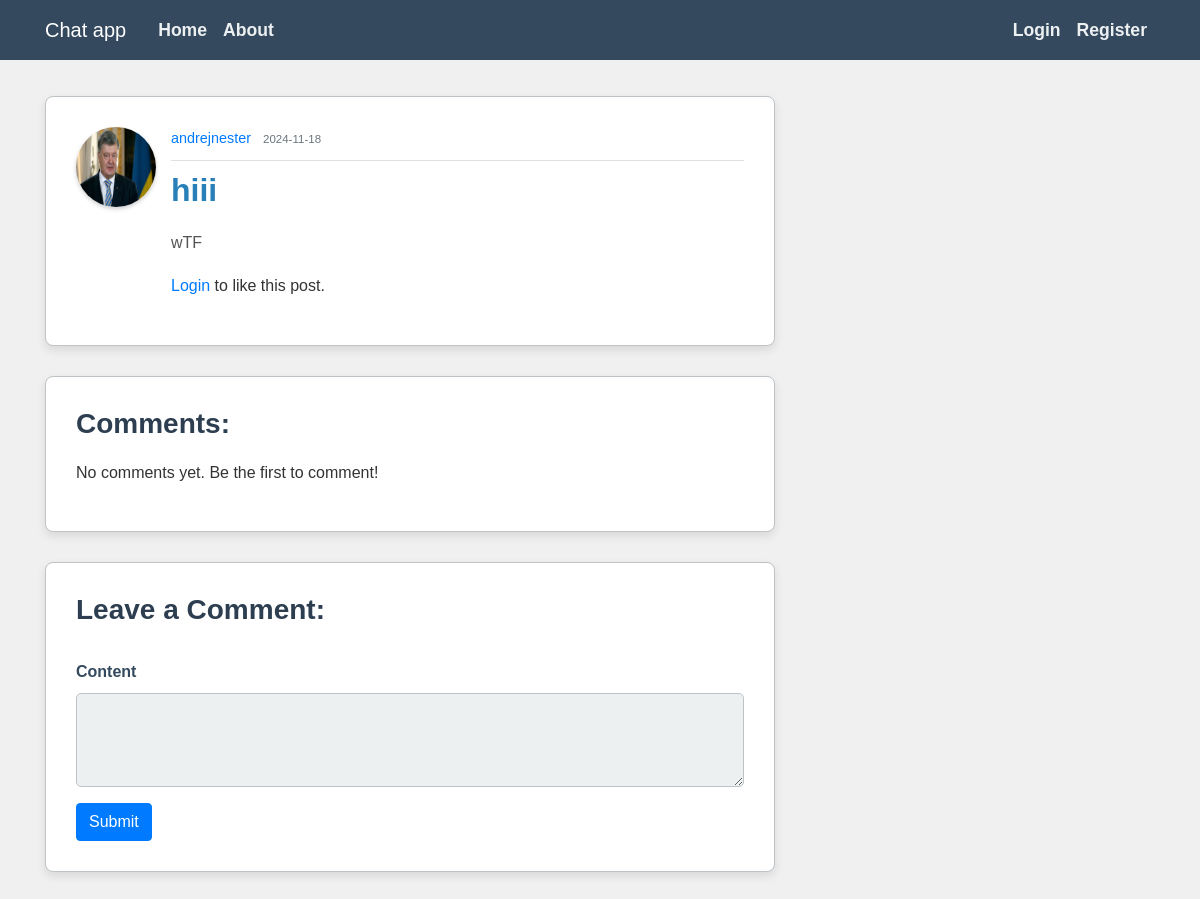
Screenshot of /post/2 with the database file from the repository.
### flaskblog/models.py (models this page shows, shortened)
class User(db.Model, UserMixin):
    id = db.Column(db.Integer, primary_key=True)
    username = db.Column(db.String(20), unique=True, nullable=False)
    email = db.Column(db.String(120), unique=True, nullable=False)
    image_file = db.Column(db.String(20), nullable=False, default='default.jpg')
    password = db.Column(db.String(60), nullable=False)
    posts = db.relationship('Post', backref='author', lazy=True)
    followed = db.relationship('Follow', foreign_keys='Follow.follower_id',
                               back_populates='follower', lazy='dynamic',
                               cascade='all, delete-orphan')
    followers = db.relationship('Follow', foreign_keys='Follow.followed_id',
                                back_populates='followed', lazy='dynamic',
                                cascade='all, delete-orphan')
    sent_messages = db.relationship('Message', foreign_keys='Message.sender_id',
                                    back_populates='sender', lazy=True)
    received_messages = db.relationship('Message', foreign_keys='Message.recipient_id',
                                        back_populates='recipient', lazy=True)
    groups=db.relationship('Group', secondary='user_groups', back_populates='members')

class Post(db.Model):
    id = db.Column(db.Integer, primary_key=True)
    title = db.Column(db.String(100), nullable=False)
    date_posted = db.Column(db.DateTime, nullable=False, default=datetime.utcnow)
    content = db.Column(db.Text, nullable=False)
    user_id = db.Column(db.Integer, db.ForeignKey('user.id'), nullable=False)
    comments = db.relationship('Comment', backref='post', lazy='dynamic')
    post_likes = db.relationship('Like', back_populates='post', lazy='dynamic')

### flaskblog/routes.py (the view, shortened to what this page needs)
@app.route("/post/<int:post_id>",methods=['GET','POST'])
def post(post_id):
    form=CommentForm()
    post=Post.query.get_or_404(post_id)
    comments = post.comments.order_by(Comment.timestamp.asc()).all()
    return render_template('post.html',post=post,comments=comments,form=form)

### flaskblog/forms.py
class CommentForm(FlaskForm):
    content=TextAreaField('Content',validators=[DataRequired()])
    submit=SubmitField('Send')

### flaskblog/templates/post.html (shortened to what this page needs)
{% extends "base.html" %}
{% block content %}
    <article class="media content-section">
        <img class="rounded-circle article-img" src="{{url_for('static', filename='pictures/' + post.author.image_file)}}" alt="">
        <div class="media-body">
            <div class="article-metadata">
                <a class="mr-2" href="{{ url_for('user_info',username=post.author.username) }}">{{ post.author.username }}</a>
                <small class="text-muted">{{ post.date_posted.strftime('%Y-%m-%d') }}</small>
            </div>
            <h2><a class="article-title" href="{{ url_for('post', post_id=post.id) }}">{{ post.title }}</a></h2>
            <p class="article-content">{{ post.content }}</p>
            <div class="likes-container">
                {% if current_user.is_authenticated %}
                    {% if post.is_liking(current_user) %}
                        <a class="like-icon" href="{{ url_for('unlike_post', post_id=post.id) }}">&#10084;Unlike</a>
                        <a href="{{ url_for('post_likes',post_id=post.id) }}" class="likes-count">{{ post.post_likes.count() }}</a>
                    {% else %}
                        <a class="like-icon" href="{{ url_for('like_post', post_id=post.id) }}">&#10084;Like</a>
                        <a href="{{ url_for('post_likes',post_id=post.id) }}" class="likes-count">{{ post.post_likes.count() }}</a>
                    {% endif %}
                {% else %}
                    <p><a href="{{ url_for('login') }}">Login</a> to like this post.</p>
                {% endif %}
            </div>
        </div>
    </article>
    <section class="content-section">
        <h3>Comments:</h3>
        {% for comment in comments %}
            <article class="media content-section">
                <img class="rounded-circle article-img" src="{{ url_for('static', filename='pictures/default.jpg') }}" alt="">
                <div class="media-body">
                    <div class="article-metadata">
                        <a class="mr-2" href="{{ url_for('user_info',username=comment.author.username) }}">{{ comment.author.username }}</a>
                        <small class="text-muted">{{ comment.timestamp.strftime('%Y-%m-%d') }}</small>
                    </div>
                    <p class="article-content">{{ comment.content }}</p>
                </div>
                {% if comment.author.username==current_user.username %}
            <a class="btn btn-secondary btn-sm mt-1 mb-1" href="{{url_for('commentUpdate', comment_id=comment.id,post_id=post.id)}}">Update</a>
            <a class="del btn-secondary btn-sm mt-1 mb-1" href="{{url_for('commentDelete', comment_id=comment.id,post_id=post.id)}}">Delete</a>
            </article>
        {% else %}
        {% endif %}
        {% else %}
            <p>No comments yet. Be the first to comment!</p>
        {% endfor %}
    </section>
    <section class="content-section">
        <h3>Leave a Comment:</h3>
        <form method="POST" action="">
            <div class="form-group">
                {{ form.content.label(class="form-control-label") }}
                {{ form.content(class="form-control", rows="3") }}
            </div>
            <button type="submit" class="btn btn-primary">Submit</button>
        </form>
    </section>
{% endblock %}

### flaskblog/static/main.css (style rules this page uses)
body { background: #f0f0f0; color: #333; margin-top: 6rem; font-family: 'Arial', sans-serif; line-height: 1.6; }
h1, h2, h3, h4, h5, h6 { color: #2c3e50; margin-bottom: 1.2rem; font-weight: 700; }
.content-section { background: #ffffff; padding: 30px; border: 1px solid #bdc3c7; border-radius: 8px; box-shadow: 0 4px 10px rgba(0, 0, 0, 0.1); margin-bottom: 30px; }
.article-title { color: #2980b9; font-size: 2rem; font-weight: 600; }
.article-content { line-height: 1.8; font-size: 1rem; color: #555; }
.article-img { height: 80px; width: 80px; margin-right: 15px; border-radius: 50%; box-shadow: 0 2px 4px rgba(0, 0, 0, 0.2); }
.article-metadata { padding-bottom: 10px; margin-bottom: 10px; border-bottom: 1px solid #e0e0e0; font-size: 0.9rem; color: #777; }
button, input[type="submit"] { background-color: #3498db; color: #ffffff; border: none; border-radius: 5px; padding: 10px 20px; font-size: 1rem; cursor: pointer; transition: background-color 0.3s ease; }
form { margin-top: 2rem; }
.form-control { background: #ecf0f1; border: 1px solid #bdc3c7; border-radius: 5px; padding: 10px; font-size: 1rem; color: #333; }
.form-control-label { color: #34495e; font-weight: 600; }
.likes-container { display: flex; align-items: center; margin-top: 10px; }

### rows the page displays
User: image_file (placeholder picture), author.username "andrejnester"
Post: date_posted "2024-11-18", title "hiii", content "wTF"
